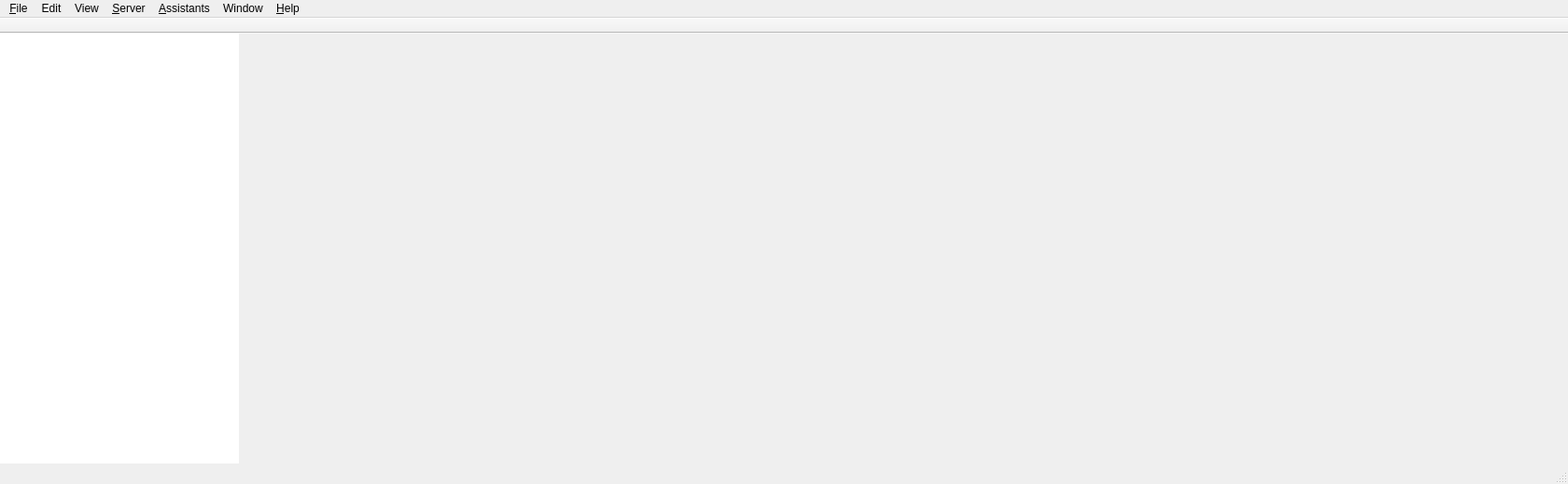
<?xml version="1.0" encoding="UTF-8"?>
<ui version="4.0">
 <class>WinAdminMainDlg</class>
 <widget class="QMainWindow" name="WinAdminMainDlg">
  <property name="geometry">
   <rect>
    <x>0</x>
    <y>0</y>
    <width>1680</width>
    <height>519</height>
   </rect>
  </property>
  <property name="contextMenuPolicy">
   <enum>Qt::PreventContextMenu</enum>
  </property>
  <property name="windowTitle">
   <string>FileWave Admin</string>
  </property>
  <property name="autoFillBackground">
   <bool>false</bool>
  </property>
  <property name="toolButtonStyle">
   <enum>Qt::ToolButtonTextUnderIcon</enum>
  </property>
  <widget class="QWidget" name="centralwidget">
   <layout class="QVBoxLayout" name="verticalLayout_2">
    <property name="leftMargin">
     <number>0</number>
    </property>
    <property name="topMargin">
     <number>0</number>
    </property>
    <property name="rightMargin">
     <number>0</number>
    </property>
    <property name="bottomMargin">
     <number>0</number>
    </property>
    <item>
     <widget class="PrettySplitter" name="mainSplitter">
      <property name="orientation">
       <enum>Qt::Horizontal</enum>
      </property>
      <property name="handleWidth">
       <number>1</number>
      </property>
      <property name="childrenCollapsible">
       <bool>false</bool>
      </property>
      <widget class="QWidget" name="layoutWidget">
       <layout class="QVBoxLayout" name="sidebarVerticalLayout">
        <property name="spacing">
         <number>0</number>
        </property>
        <item>
         <widget class="SideBar" name="sideBar">
          <property name="sizePolicy">
           <sizepolicy hsizetype="Expanding" vsizetype="Expanding">
            <horstretch>0</horstretch>
            <verstretch>0</verstretch>
           </sizepolicy>
          </property>
          <property name="minimumSize">
           <size>
            <width>145</width>
            <height>0</height>
           </size>
          </property>
          <property name="maximumSize">
           <size>
            <width>60000</width>
            <height>16777215</height>
           </size>
          </property>
          <property name="baseSize">
           <size>
            <width>0</width>
            <height>0</height>
           </size>
          </property>
          <property name="focusPolicy">
           <enum>Qt::NoFocus</enum>
          </property>
          <property name="frameShape">
           <enum>QFrame::NoFrame</enum>
          </property>
          <property name="frameShadow">
           <enum>QFrame::Plain</enum>
          </property>
          <property name="lineWidth">
           <number>0</number>
          </property>
          <property name="verticalScrollBarPolicy">
           <enum>Qt::ScrollBarAsNeeded</enum>
          </property>
          <property name="horizontalScrollBarPolicy">
           <enum>Qt::ScrollBarAsNeeded</enum>
          </property>
          <property name="editTriggers">
           <set>QAbstractItemView::NoEditTriggers</set>
          </property>
          <property name="showDropIndicator" stdset="0">
           <bool>false</bool>
          </property>
          <property name="iconSize">
           <size>
            <width>20</width>
            <height>20</height>
           </size>
          </property>
          <property name="rootIsDecorated">
           <bool>true</bool>
          </property>
          <property name="uniformRowHeights">
           <bool>false</bool>
          </property>
          <property name="headerHidden">
           <bool>true</bool>
          </property>
          <attribute name="headerVisible">
           <bool>false</bool>
          </attribute>
         </widget>
        </item>
       </layout>
      </widget>
      <widget class="QStackedWidget" name="containerWidget">
       <property name="sizePolicy">
        <sizepolicy hsizetype="Preferred" vsizetype="Preferred">
         <horstretch>1</horstretch>
         <verstretch>0</verstretch>
        </sizepolicy>
       </property>
       <property name="lineWidth">
        <number>0</number>
       </property>
       <property name="currentIndex">
        <number>0</number>
       </property>
       <widget class="DashboardContainer" name="dashboardContainer"/>
       <widget class="SmartGroupReportTabForClients" name="smartGroupReportTabForClients"/>
       <widget class="FilesetListWidget" name="filesetList"/>
       <widget class="SmartGroupReportTabForAssociations" name="smartGroupReportTabForAssociations"/>
       <widget class="ImagingWidget" name="imagingWidget"/>
       <widget class="DeviceCartMappingsWidget" name="mappingsWidget"/>
       <widget class="IOSInventoryWidget" name="IOSInvWidget"/>
       <widget class="LicenseTabWidget" name="licenseTabWidget"/>
       <widget class="BoostersWidget" name="boostersTab"/>
       <widget class="InventoryQueryTab" name="inventoryQueryTab"/>
      </widget>
     </widget>
    </item>
   </layout>
  </widget>
  <widget class="QMenuBar" name="menubar">
   <property name="geometry">
    <rect>
     <x>0</x>
     <y>0</y>
     <width>1680</width>
     <height>22</height>
    </rect>
   </property>
   <widget class="QMenu" name="menuFile">
    <property name="title">
     <string>&amp;File</string>
    </property>
    <addaction name="actionClose"/>
    <addaction name="actionClose_All"/>
    <addaction name="actionGet_Info"/>
    <addaction name="actionPreferences"/>
    <addaction name="actionWeb_Console"/>
    <addaction name="separator"/>
    <addaction name="action_Quit_FileWave_WinAdmin"/>
   </widget>
   <widget class="QMenu" name="menuFileWave_Server">
    <property name="title">
     <string>&amp;Server</string>
    </property>
    <addaction name="actionEdit_Activation_Codes"/>
    <addaction name="separator"/>
    <addaction name="action_Update_Model"/>
    <addaction name="separator"/>
    <addaction name="action_Revert_to_Last_Model"/>
    <addaction name="separator"/>
    <addaction name="actionGet_Logfile"/>
    <addaction name="actionOpen_Logfile_Directory"/>
   </widget>
   <widget class="QMenu" name="menu_Assistants">
    <property name="title">
     <string>&amp;Assistants</string>
    </property>
    <widget class="QMenu" name="menuCustom_Fields">
     <property name="title">
      <string>Custom Fields</string>
     </property>
     <addaction name="actionEdit_Custom_Fields"/>
     <addaction name="actionImport_CSV"/>
    </widget>
    <widget class="QMenu" name="menuFull_Disk_Encryption">
     <property name="title">
      <string>Full Disk Encryption Management</string>
     </property>
     <addaction name="actionFileVault_2_Assistant"/>
     <addaction name="actionFDE_Recovery_Keys_Management"/>
    </widget>
    <addaction name="actionFileWave_Client_Monitor"/>
    <addaction name="separator"/>
    <addaction name="actionFileset_WinMagic"/>
    <addaction name="actionFind_OS_X_Software_Updates"/>
    <addaction name="actionImaging"/>
    <addaction name="separator"/>
    <addaction name="actionEnroll_Android_Device"/>
    <addaction name="actionCreate_Play_Store_Fileset"/>
    <addaction name="separator"/>
    <addaction name="actionEnroll_Mobile_Device"/>
    <addaction name="actionActionOpenAppStoreAssistant"/>
    <addaction name="actionVPP_Code_Management"/>
    <addaction name="actionManage_VPP_Users"/>
    <addaction name="actionDEP_Association_Management"/>
    <addaction name="actionActivation_Lock_Bypass_Code_Management"/>
    <addaction name="menuFull_Disk_Encryption"/>
    <addaction name="separator"/>
    <addaction name="actionManage_Administrators"/>
    <addaction name="actionShow_Locked_Items"/>
    <addaction name="actionFileWave_Audit_History"/>
    <addaction name="actionAdministrators_online"/>
    <addaction name="separator"/>
    <addaction name="actionLDAP_Browser"/>
    <addaction name="actionFile_Search"/>
    <addaction name="separator"/>
    <addaction name="actionUnmanaged_devices"/>
    <addaction name="actionEmail_notifications"/>
    <addaction name="menuCustom_Fields"/>
    <addaction name="separator"/>
   </widget>
   <widget class="QMenu" name="menu_Help">
    <property name="title">
     <string>&amp;Help</string>
    </property>
    <addaction name="action_About_FileWave_WinAdmin"/>
   </widget>
   <widget class="QMenu" name="menuWindows">
    <property name="title">
     <string>Window</string>
    </property>
    <addaction name="actionMinimize"/>
    <addaction name="actionZoom"/>
    <addaction name="separator"/>
    <addaction name="actionBring_All_to_Front"/>
    <addaction name="separator"/>
   </widget>
   <widget class="QMenu" name="menuEdit">
    <property name="title">
     <string>Edit</string>
    </property>
    <addaction name="actionUndo"/>
    <addaction name="actionRedo"/>
    <addaction name="separator"/>
    <addaction name="separator"/>
    <addaction name="actionCut"/>
    <addaction name="actionCopy"/>
    <addaction name="actionPaste"/>
    <addaction name="actionSelect_All"/>
   </widget>
   <widget class="QMenu" name="menuView">
    <property name="title">
     <string>View</string>
    </property>
    <addaction name="actionExportView"/>
    <addaction name="separator"/>
    <addaction name="actionActual_Size"/>
    <addaction name="actionZoom_In"/>
    <addaction name="actionZoom_Out"/>
   </widget>
   <addaction name="menuFile"/>
   <addaction name="menuEdit"/>
   <addaction name="menuView"/>
   <addaction name="menuFileWave_Server"/>
   <addaction name="menu_Assistants"/>
   <addaction name="menuWindows"/>
   <addaction name="menu_Help"/>
  </widget>
  <widget class="QStatusBar" name="statusbar"/>
  <widget class="QToolBar" name="toolBar">
   <property name="windowTitle">
    <string>toolBar</string>
   </property>
   <property name="movable">
    <bool>false</bool>
   </property>
   <property name="allowedAreas">
    <set>Qt::BottomToolBarArea|Qt::TopToolBarArea</set>
   </property>
   <property name="iconSize">
    <size>
     <width>24</width>
     <height>24</height>
    </size>
   </property>
   <property name="toolButtonStyle">
    <enum>Qt::ToolButtonTextUnderIcon</enum>
   </property>
   <property name="floatable">
    <bool>false</bool>
   </property>
   <attribute name="toolBarArea">
    <enum>TopToolBarArea</enum>
   </attribute>
   <attribute name="toolBarBreak">
    <bool>false</bool>
   </attribute>
  </widget>
  <action name="action_Quit_FileWave_WinAdmin">
   <property name="text">
    <string>&amp;Quit FileWave Admin</string>
   </property>
   <property name="statusTip">
    <string>Quit FileWave Admin</string>
   </property>
   <property name="shortcut">
    <string>Ctrl+Q</string>
   </property>
   <property name="shortcutContext">
    <enum>Qt::ApplicationShortcut</enum>
   </property>
   <property name="menuRole">
    <enum>QAction::QuitRole</enum>
   </property>
  </action>
  <action name="actionEdit_Activation_Codes">
   <property name="text">
    <string>&amp;Activation Code...</string>
   </property>
  </action>
  <action name="action_Update_Model">
   <property name="icon">
    <iconset resource="../FileWaveGuiLib/GuiLib.qrc">
     <normaloff>:/IDI_ICON_MODEL_UPDATE</normaloff>:/IDI_ICON_MODEL_UPDATE</iconset>
   </property>
   <property name="text">
    <string>&amp;Update Model...</string>
   </property>
   <property name="shortcut">
    <string>Ctrl+U</string>
   </property>
   <property name="shortcutContext">
    <enum>Qt::ApplicationShortcut</enum>
   </property>
  </action>
  <action name="action_Revert_to_Last_Model">
   <property name="text">
    <string>&amp;Revert to Last Model...</string>
   </property>
  </action>
  <action name="actionGet_Logfile">
   <property name="text">
    <string>Get &amp;Logfile...</string>
   </property>
   <property name="shortcut">
    <string>Ctrl+Shift+L</string>
   </property>
   <property name="shortcutContext">
    <enum>Qt::ApplicationShortcut</enum>
   </property>
  </action>
  <action name="actionFileWave_Client_Monitor">
   <property name="text">
    <string>Client Monitor</string>
   </property>
   <property name="shortcut">
    <string>Ctrl+M</string>
   </property>
   <property name="shortcutContext">
    <enum>Qt::ApplicationShortcut</enum>
   </property>
  </action>
  <action name="actionFileset_WinMagic">
   <property name="text">
    <string>Fileset Magic...</string>
   </property>
   <property name="shortcut">
    <string>Ctrl+Shift+M</string>
   </property>
   <property name="shortcutContext">
    <enum>Qt::ApplicationShortcut</enum>
   </property>
  </action>
  <action name="actionManage_Administrators">
   <property name="text">
    <string>Manage &amp;Administrators...</string>
   </property>
   <property name="shortcut">
    <string>Ctrl+Shift+A</string>
   </property>
   <property name="shortcutContext">
    <enum>Qt::ApplicationShortcut</enum>
   </property>
  </action>
  <action name="actionFileWave_Audit_History">
   <property name="text">
    <string>Audit &amp;History...</string>
   </property>
   <property name="shortcut">
    <string>Ctrl+Shift+H</string>
   </property>
   <property name="shortcutContext">
    <enum>Qt::ApplicationShortcut</enum>
   </property>
  </action>
  <action name="actionAdministrators_online">
   <property name="text">
    <string>Administrators &amp;Online...</string>
   </property>
   <property name="shortcut">
    <string>Ctrl+Shift+O</string>
   </property>
   <property name="shortcutContext">
    <enum>Qt::ApplicationShortcut</enum>
   </property>
  </action>
  <action name="action_About_FileWave_WinAdmin">
   <property name="text">
    <string>&amp;About FileWave Admin...</string>
   </property>
   <property name="menuRole">
    <enum>QAction::AboutRole</enum>
   </property>
  </action>
  <action name="actionMinimize">
   <property name="text">
    <string>Minimize</string>
   </property>
   <property name="shortcut">
    <string>Ctrl+Alt+M</string>
   </property>
  </action>
  <action name="actionZoom">
   <property name="text">
    <string>Zoom</string>
   </property>
  </action>
  <action name="actionBring_All_to_Front">
   <property name="text">
    <string>Bring All to Front</string>
   </property>
  </action>
  <action name="actionShow_Locked_Items">
   <property name="text">
    <string>Show &amp;Locked Items</string>
   </property>
  </action>
  <action name="actionGet_Info">
   <property name="text">
    <string>Get Info</string>
   </property>
   <property name="shortcut">
    <string>Ctrl+I</string>
   </property>
  </action>
  <action name="actionUndo">
   <property name="text">
    <string>Undo</string>
   </property>
   <property name="shortcut">
    <string>Ctrl+Z</string>
   </property>
  </action>
  <action name="actionRedo">
   <property name="text">
    <string>Redo</string>
   </property>
   <property name="shortcut">
    <string>Ctrl+Shift+Z</string>
   </property>
  </action>
  <action name="actionCut">
   <property name="text">
    <string>Cut</string>
   </property>
   <property name="shortcut">
    <string>Ctrl+X</string>
   </property>
  </action>
  <action name="actionCopy">
   <property name="text">
    <string>Copy</string>
   </property>
   <property name="shortcut">
    <string>Ctrl+C</string>
   </property>
  </action>
  <action name="actionPaste">
   <property name="text">
    <string>Paste</string>
   </property>
   <property name="shortcut">
    <string>Ctrl+V</string>
   </property>
  </action>
  <action name="actionSelect_All">
   <property name="text">
    <string>Select All</string>
   </property>
   <property name="shortcut">
    <string>Ctrl+A</string>
   </property>
  </action>
  <action name="actionPreferences">
   <property name="text">
    <string>Preferences...</string>
   </property>
   <property name="menuRole">
    <enum>QAction::PreferencesRole</enum>
   </property>
  </action>
  <action name="actionClose">
   <property name="text">
    <string>Close</string>
   </property>
   <property name="shortcut">
    <string>Ctrl+W</string>
   </property>
  </action>
  <action name="actionLDAP_Browser">
   <property name="text">
    <string>LDAP Browser...</string>
   </property>
   <property name="shortcut">
    <string>Ctrl+Shift+B</string>
   </property>
  </action>
  <action name="actionExportView">
   <property name="text">
    <string>Export Current View</string>
   </property>
   <property name="shortcut">
    <string>Ctrl+E</string>
   </property>
   <property name="shortcutContext">
    <enum>Qt::ApplicationShortcut</enum>
   </property>
  </action>
  <action name="actionClose_All">
   <property name="text">
    <string>Close All</string>
   </property>
   <property name="shortcut">
    <string>Ctrl+Alt+W</string>
   </property>
  </action>
  <action name="actionFile_Search">
   <property name="text">
    <string>File Search...</string>
   </property>
   <property name="shortcut">
    <string>Ctrl+Alt+S</string>
   </property>
  </action>
  <action name="actionEnroll_Mobile_Device">
   <property name="text">
    <string>Enroll iOS Device...</string>
   </property>
   <property name="shortcut">
    <string>Ctrl+Shift+E</string>
   </property>
  </action>
  <action name="actionActionOpenAppStoreAssistant">
   <property name="text">
    <string>Search App Store...</string>
   </property>
   <property name="toolTip">
    <string>Search App Store for iOS apps to install</string>
   </property>
   <property name="shortcut">
    <string>Ctrl+Shift+T</string>
   </property>
  </action>
  <action name="actionFind_OS_X_Software_Updates">
   <property name="text">
    <string>Find Software Updates...</string>
   </property>
   <property name="shortcut">
    <string>Ctrl+Shift+U</string>
   </property>
  </action>
  <action name="actionVPP_Code_Management">
   <property name="text">
    <string>VPP Code Management...</string>
   </property>
   <property name="shortcut">
    <string>Ctrl+Shift+V</string>
   </property>
  </action>
  <action name="actionImaging">
   <property name="text">
    <string>Imaging...</string>
   </property>
   <property name="shortcut">
    <string>Meta+Ctrl+I</string>
   </property>
  </action>
  <action name="actionEmail_notifications">
   <property name="text">
    <string>Scheduled Reports...</string>
   </property>
   <property name="shortcut">
    <string>Ctrl+Shift+R</string>
   </property>
  </action>
  <action name="actionManage_VPP_Users">
   <property name="enabled">
    <bool>true</bool>
   </property>
   <property name="text">
    <string>VPP User Management...</string>
   </property>
   <property name="shortcut">
    <string>Meta+Ctrl+Alt+V</string>
   </property>
  </action>
  <action name="actionDEP_Association_Management">
   <property name="text">
    <string>DEP Association Management...</string>
   </property>
   <property name="toolTip">
    <string>DEP Association Management</string>
   </property>
   <property name="shortcut">
    <string>Ctrl+Shift+D</string>
   </property>
  </action>
  <action name="actionUnmanaged_devices">
   <property name="text">
    <string>Unmanaged Devices...</string>
   </property>
  </action>
  <action name="actionOpen_Logfile_Directory">
   <property name="text">
    <string>Open Logfile Folder</string>
   </property>
  </action>
  <action name="actionActivation_Lock_Bypass_Code_Management">
   <property name="text">
    <string>Activation Lock Management...</string>
   </property>
   <property name="shortcut">
    <string>Meta+Shift+A</string>
   </property>
  </action>
  <action name="actionActual_Size">
   <property name="text">
    <string>Actual Size</string>
   </property>
   <property name="shortcut">
    <string>Ctrl+0</string>
   </property>
  </action>
  <action name="actionZoom_In">
   <property name="text">
    <string>Zoom In</string>
   </property>
   <property name="shortcut">
    <string>Ctrl++</string>
   </property>
  </action>
  <action name="actionZoom_Out">
   <property name="text">
    <string>Zoom Out</string>
   </property>
   <property name="shortcut">
    <string>Ctrl+-</string>
   </property>
  </action>
  <action name="actionEdit_Custom_Fields">
   <property name="text">
    <string>Edit Custom Fields...</string>
   </property>
   <property name="shortcut">
    <string>Ctrl+Shift+C</string>
   </property>
  </action>
  <action name="actionImport_CSV">
   <property name="text">
    <string>Import CSV...</string>
   </property>
  </action>
  <action name="actionFileVault_2_Assistant">
   <property name="text">
    <string>FDE Configuration Management...</string>
   </property>
   <property name="toolTip">
    <string>Disk Encryption Configurations</string>
   </property>
   <property name="shortcut">
    <string>Ctrl+Shift+K</string>
   </property>
  </action>
  <action name="actionFDE_Recovery_Keys_Management">
   <property name="text">
    <string>FDE Recovery Key Management...</string>
   </property>
   <property name="toolTip">
    <string>FDE Recovery Key Management</string>
   </property>
   <property name="shortcut">
    <string>Ctrl+Alt+K</string>
   </property>
  </action>
  <action name="actionWeb_Console">
   <property name="text">
    <string>Web Console</string>
   </property>
  </action>
  <action name="actionEnroll_Android_Device">
   <property name="text">
    <string>Enroll A&amp;ndroid Device...</string>
   </property>
   <property name="toolTip">
    <string>Create or find enrollment tokens (e.g., QR codes)</string>
   </property>
   <property name="shortcut">
    <string>Meta+Ctrl+A</string>
   </property>
  </action>
  <action name="actionCreate_Play_Store_Fileset">
   <property name="icon">
    <iconset resource="../FileWaveGuiLib/GuiLib.qrc">
     <normaloff>:/IDI_ICON_FILESET_PLAYSTORE</normaloff>:/IDI_ICON_FILESET_PLAYSTORE</iconset>
   </property>
   <property name="text">
    <string>Create Play Store Fileset</string>
   </property>
   <property name="shortcut">
    <string>Meta+Ctrl+S</string>
   </property>
  </action>
 </widget>
 <customwidgets>
  <customwidget>
   <class>PrettySplitter</class>
   <extends>QSplitter</extends>
   <header>FileWaveGuiLib/prettysplitter/prettysplitter.h</header>
   <container>1</container>
  </customwidget>
  <customwidget>
   <class>FilesetListWidget</class>
   <extends>QWidget</extends>
   <header>FWAdminLib/FilesetListWidget.h</header>
   <container>1</container>
  </customwidget>
  <customwidget>
   <class>SideBar</class>
   <extends>QTreeView</extends>
   <header>FileWaveGuiLib/style/SideBar.h</header>
  </customwidget>
  <customwidget>
   <class>IOSInventoryWidget</class>
   <extends>QWidget</extends>
   <header>FWAdminLib/inventory/IOSInventoryWidget.h</header>
   <container>1</container>
  </customwidget>
  <customwidget>
   <class>LicenseTabWidget</class>
   <extends>QWidget</extends>
   <header>FWAdminLib/inventory/LicenseTabWidget.h</header>
   <container>1</container>
  </customwidget>
  <customwidget>
   <class>InventoryQueryTab</class>
   <extends>QWidget</extends>
   <header>FWAdminLib/inventory/InventoryQueryTab.h</header>
   <container>1</container>
  </customwidget>
  <customwidget>
   <class>SmartGroupReportTabForClients</class>
   <extends>QWidget</extends>
   <header>FWAdminLib/inventory/SmartGroupReportTab.h</header>
   <container>1</container>
  </customwidget>
  <customwidget>
   <class>SmartGroupReportTabForAssociations</class>
   <extends>QWidget</extends>
   <header>FWAdminLib/inventory/SmartGroupReportTab.h</header>
   <container>1</container>
  </customwidget>
  <customwidget>
   <class>DashboardContainer</class>
   <extends>QWidget</extends>
   <header>FWAdminLib/dashboard/DashboardContainer.h</header>
   <container>1</container>
  </customwidget>
  <customwidget>
   <class>ImagingWidget</class>
   <extends>QWidget</extends>
   <header>FWAdminLib/ImagingWidget.h</header>
   <container>1</container>
  </customwidget>
  <customwidget>
   <class>BoostersWidget</class>
   <extends>QWidget</extends>
   <header>FWAdminLib/BoostersWidget.h</header>
   <container>1</container>
  </customwidget>
  <customwidget>
   <class>DeviceCartMappingsWidget</class>
   <extends>QWidget</extends>
   <header>FWAdminLib/DeviceCartMappingsWidget.h</header>
   <container>1</container>
  </customwidget>
 </customwidgets>
 <resources>
  <include location="../FileWaveGuiLib/GuiLib.qrc"/>
 </resources>
 <connections/>
</ui>
